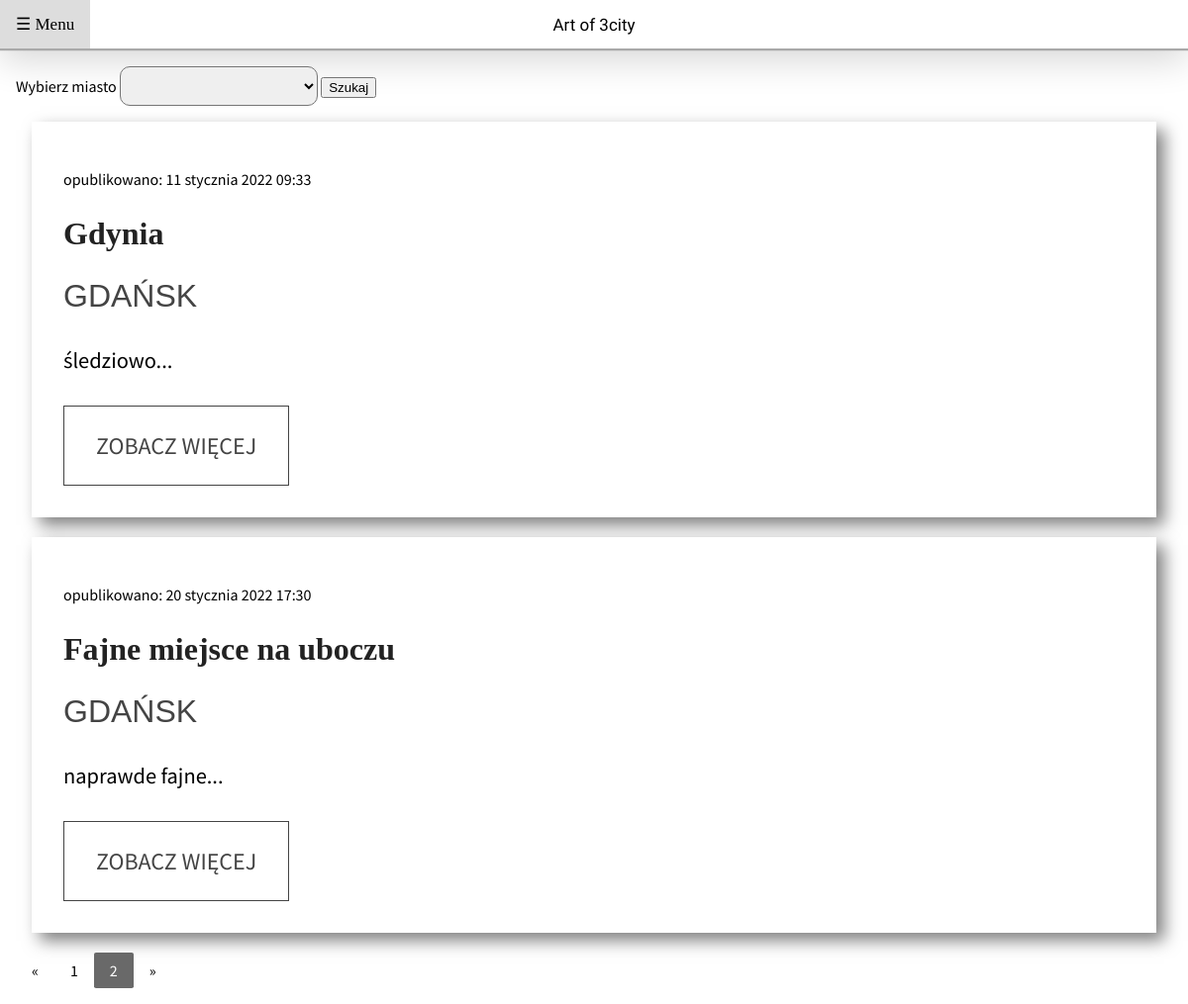
The app's page /posts/?page=2, older data.
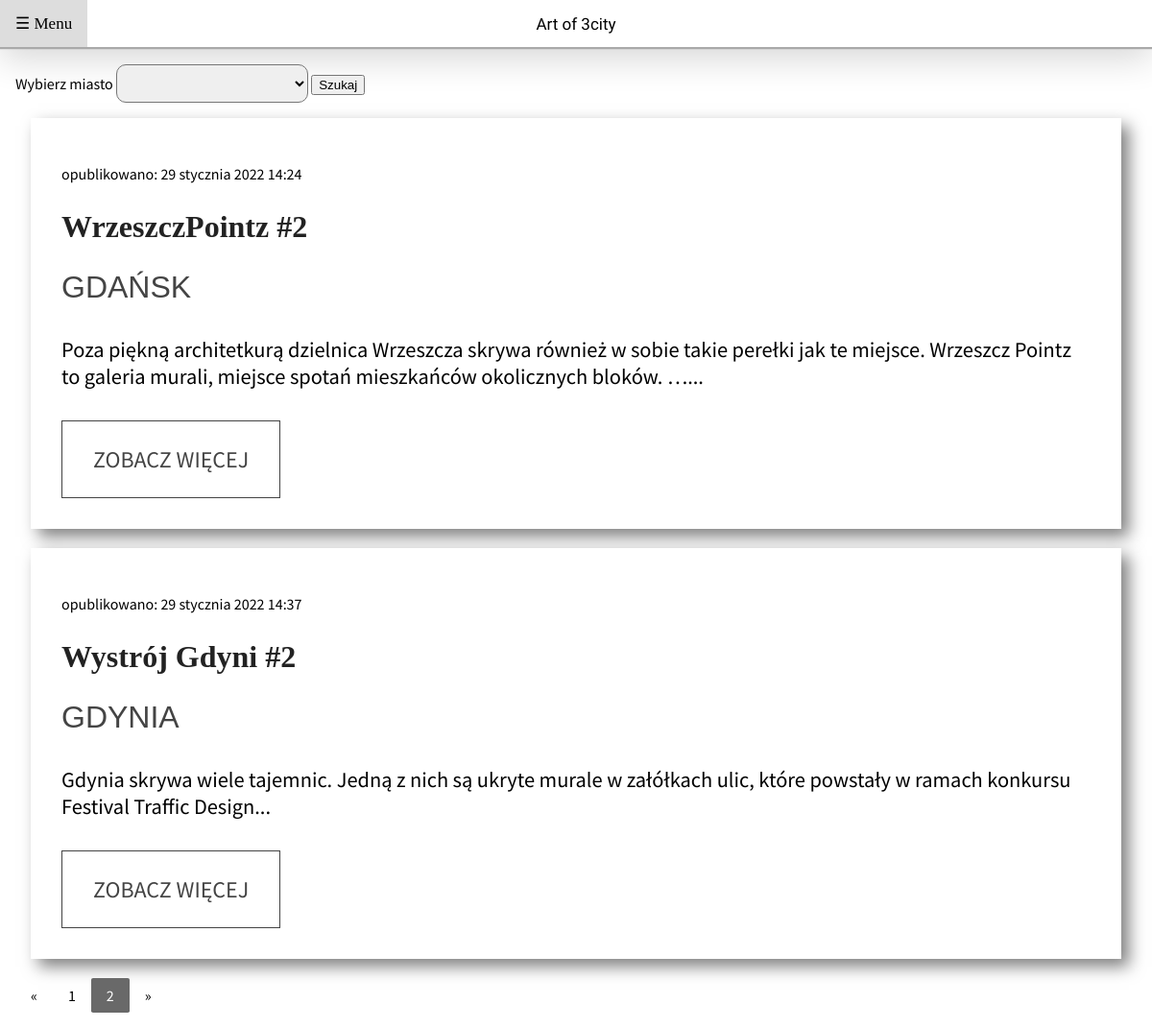
The same page, newer data.
### posts/models.py (models this page shows, shortened)
class Post(models.Model):
    title = models.CharField(max_length=32)
    content = models.TextField()
    address = models.CharField(max_length=64)
    created_date = models.DateTimeField(default=timezone.now)
    published_date = models.DateTimeField(default = timezone.now)
    author = models.ForeignKey('auth.User',on_delete=models.CASCADE)
    image = models.ImageField(upload_to='images/', blank=True, default="default.png")
    place = models.ForeignKey(Place, on_delete= models.CASCADE,verbose_name="place where it is")

class Place(models.Model):
    town = models.CharField(max_length=32)
    def __str__(self):
        return f"{self.town}"

### posts/views.py (the view, shortened to what this page needs)
# urls.py: path("",views.index,name="index"),
def index(request):
    if request.method == "GET":
        nrPage = request.GET.get('page', 1)
        posts = Post.objects.all()
        paginator = Paginator(posts,2)
        template = loader.get_template("posts/index.html")
        context = {
            "all_posts": paginator.page(nrPage),
            "all_towns": towns
        }
        return HttpResponse(template.render(context,request))

### posts/templates/posts/index.html
{% extends 'posts/base.html' %}
    {% block content %}
    {% include 'posts/townFilter.html' %}
        {% for post in all_posts%}
            <section>
                <div class="cardContainer">
                    <div class="cardContent">
                         <div class="content-text">
                            <p>opublikowano: {{post.published_date}}</p>
                            <h2 class="content-title">{{post.title}}</h2>
                            <h3 class="content-subtitle">{{post.place}}</h3>
                            <p class="content-paragraph">{{post.content | truncatewords:24}}...</p>
                            <a href="/posts/details/{{post.id}}" class="btn">Zobacz więcej</a>
                        </div>
                    </div>
                </div>
            </section>
        {% empty %}
            <h3>Nie ma postów</h3>
        {% endfor %}
        {% if all_posts.has_other_pages %}
        <div class="pagination">
            {% if all_posts.has_previous %}
            <a href="?page={{ all_posts.previous_page_number }}">&laquo;</a>
            {% else %}
            <a><span class="disabled">&laquo;</span></a>
            {% endif %}
            {% for i in all_posts.paginator.page_range %}
            {% if all_posts.number == i %}
                <a class="active">{{ i }}</a>
            {% else %}
                <a href="?page={{ i }}">{{ i }}</a>
            {% endif %}
            {% endfor %}
            {% if all_posts.has_next %}
            <a href="?page={{ all_posts.next_page_number }}">&raquo;</a>
            {% else %}
            <a><span class="disabled">&raquo;</span></a>
            {% endif %}
        </div>
        {% endif %}
    {% endblock %}

### posts/templates/posts/base.html (shortened to what this page needs)
{% load static %}
<html>
    <head>
        <link rel="stylesheet" href="{% static 'css/style.css' %}">
        <link rel="stylesheet" href="{% static 'css/card.css' %}">
    </head>
    <body>
        <header class="topnav" id="topnavID">
            <div class="topnav-centered">
                <a href="/">Art of 3city</a>
            </div>
            <a class ="menuButton" onclick="openNav()">&#9776; Menu</a>
        </header>
        <div class="container">
            {% block content %}
            {% endblock %}
        </div>
    </body>
</html>

### posts/templates/posts/townFilter.html (shortened to what this page needs)
{% load static %}
<form method="POST" action="/posts/">
    <label>Wybierz miasto </label>
    <select name="town" id="town-select">
            <option value=""></option>
        {% for town in all_towns%}
            <option value="{{town}}">{{town}}</option>
        {% endfor %}
    </select>
    <input type="submit" value="Szukaj" class="btn">
</form>

### posts/static/css/style.css (style rules this page uses)
body, html { width: 100%; height: 100%; }
body { margin: 0; }
.container { max-width: 1200px; margin: auto; position: relative; font-family: "Source Sans Pro", Georgia, 'Times New Roman', Times, serif; padding: 16px; }
.topnav { position: relative; overflow: hidden; background-color: white; border-bottom: 2px solid darkgrey; box-shadow: rgba(0, 0, 0, 0.16) 0px 10px 36px 0px, rgba(0, 0, 0, 0.06) 0px 0px 0px 1px; }
.topnav-centered a { float: none; position: absolute; top: 50%; left: 50%; transform: translate(-50%, -50%); font-family: 'Rubik Beastly', cursive; }
.topnav a { float: left; display: block; color: #000; text-align: center; padding: 14px 16px; text-decoration: none; font-size: 17px; }
h1, h3, h4 { font-family: Verdana, Tahoma, sans-serif; }
.menuButton { font-size:30px; cursor:pointer; padding-left: 10px; display: inline-block; }
#town-select { border-radius: 10px; width: 200px; height: 40px; font-size: 16px; text-align: left; }
.pagination { display: inline-block; }
.pagination a { color: black; float: left; padding: 8px 16px; text-decoration: none; }
.pagination a.active { background-color: dimgrey; border-radius: 5%; color:white; }

### posts/static/css/card.css (style rules this page uses)
.cardContainer { max-width: 80rem; padding: 0 1.0rem; margin: 0 auto; }
.cardContent { display: flex; background-color: #fff; box-shadow: .5rem .5rem 1rem rgba(0,0,0,0.5); margin-bottom: 20px; }
.content-text { flex: 1.5; padding: 2rem; }
.content-text .content-title { font-family: 'Playfair Display', serif; color: #222; font-size: 2rem; }
.content-text .content-subtitle { font-size: 2rem; font-weight: 300; text-transform: uppercase; color: #444; margin: .5rem 0 2rem; }
.content-text .content-paragraph { font-size: 1.4rem; margin-bottom: 2rem; }
.content-text .btn { display: inline-block; text-decoration: none; font-size: 1.5rem; text-transform: uppercase; padding: 1.5rem 2rem; border: 1px solid #444; color: #444; }

Row changes from the older to the newer data that the page shows:
removed Post: published_date "11 stycznia 2022 09:33", title "Gdynia", place "GDAŃSK", content "śledziowo"
removed Post: published_date "20 stycznia 2022 17:30", title "Fajne miejsce na uboczu", place "GDAŃSK", content "naprawde fajne"
added Post: published_date "29 stycznia 2022 14:24", title "WrzeszczPointz #2", place "GDAŃSK", content "Poza piękną architetkurą dzielnica Wrzeszcza skrywa również w sobie takie perełki jak te miejsce. Wrzeszcz Pointz to galeria murali, miejsce spotań mieszkańców okolicznych bloków. …"
added Post: published_date "29 stycznia 2022 14:37", title "Wystrój Gdyni #2", place "GDYNIA", content "Gdynia skrywa wiele tajemnic. Jedną z nich są ukryte murale w załółkach ulic, które powstały w ramach konkursu Festival Traffic Design"
